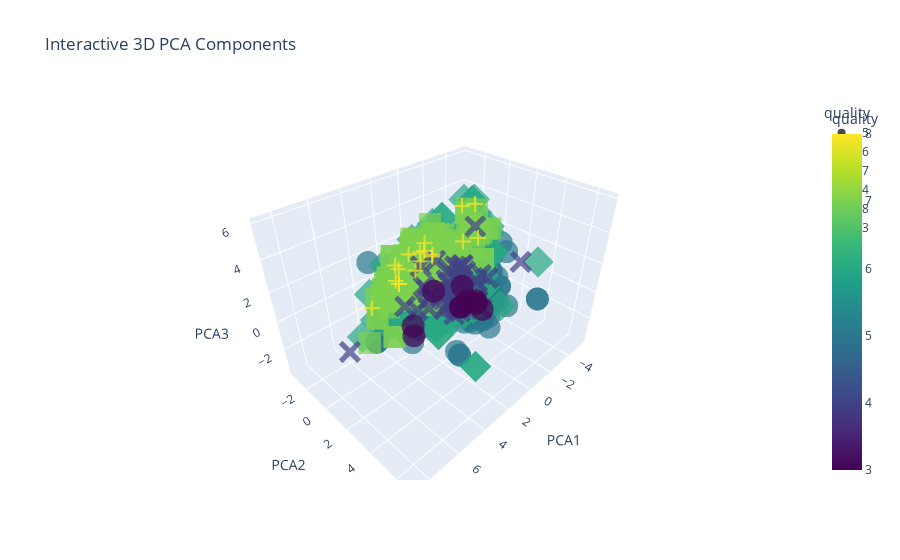

Notebook source saved alongside this figure:
### Code cell
import plotly.express as px

pca = PCA(n_components=3)
X_pca = pca.fit_transform(X_scaled)

# Create a DataFrame with PCA components
pca_df = pd.DataFrame(data=X_pca, columns=['PCA1', 'PCA2', 'PCA3'])

# Concatenate PCA components with target variable
final_df = pd.concat([pca_df, wine_data['quality']], axis=1)

# Create an interactive 3D scatter plot
fig = px.scatter_3d(
    final_df, x='PCA1', y='PCA2', z='PCA3', color='quality', symbol='quality',
    color_continuous_scale='viridis',
    opacity=0.7, title='Interactive 3D PCA Components'
)

# Show the plot
fig.show()

### Figure 1 — Plotly figure (JSON) as saved in the notebook; plotly's stock layout.template omitted (floating-point values rounded to 4 significant figures; data arrays with more than 128 entries replaced by an {"elided": "..."} marker saying what was removed)
{"data": [{"hovertemplate": "quality=%{marker.color}<br>PCA1=%{x}<br>PCA2=%{y}<br>PCA3=%{z}<extra></extra>", "legendgroup": "5", "marker": {"color": {"elided": "681 int values"}, "coloraxis": "coloraxis", "opacity": 0.7, "symbol": "circle"}, "mode": "markers", "name": "5", "scene": "scene", "showlegend": true, "type": "scatter3d", "x": {"elided": "681 float values"}, "y": {"elided": "681 float values"}, "z": {"elided": "681 float values"}}, {"hovertemplate": "quality=%{marker.color}<br>PCA1=%{x}<br>PCA2=%{y}<br>PCA3=%{z}<extra></extra>", "legendgroup": "6", "marker": {"color": {"elided": "638 int values"}, "coloraxis": "coloraxis", "opacity": 0.7, "symbol": "diamond"}, "mode": "markers", "name": "6", "scene": "scene", "showlegend": true, "type": "scatter3d", "x": {"elided": "638 float values"}, "y": {"elided": "638 float values"}, "z": {"elided": "638 float values"}}, {"hovertemplate": "quality=%{marker.color}<br>PCA1=%{x}<br>PCA2=%{y}<br>PCA3=%{z}<extra></extra>", "legendgroup": "7", "marker": {"color": {"elided": "199 int values"}, "coloraxis": "coloraxis", "opacity": 0.7, "symbol": "square"}, "mode": "markers", "name": "7", "scene": "scene", "showlegend": true, "type": "scatter3d", "x": {"elided": "199 float values"}, "y": {"elided": "199 float values"}, "z": {"elided": "199 float values"}}, {"hovertemplate": "quality=%{marker.color}<br>PCA1=%{x}<br>PCA2=%{y}<br>PCA3=%{z}<extra></extra>", "legendgroup": "4", "marker": {"color": [4, 4, 4, 4, 4, 4, 4, 4, 4, 4, 4, 4, 4, 4, 4, 4, 4, 4, 4, 4, 4, 4, 4, 4, 4, 4, 4, 4, 4, 4, 4, 4, 4, 4, 4, 4, 4, 4, 4, 4, 4, 4, 4, 4, 4, 4, 4, 4, 4, 4, 4, 4, 4], "coloraxis": "coloraxis", "opacity": 0.7, "symbol": "x"}, "mode": "markers", "name": "4", "scene": "scene", "showlegend": true, "type": "scatter3d", "x": [-0.7224, -2.987, 0.3509, -4.279, -0.1463, 0.8952, -4.636, 8.653, -0.1121, -1.576, -1.737, -3.217, 0.07851, -1.862, -1.002, 2.865, 1.406, 0.4494, -0.7753, 0.4842, -1.358, -1.527, 0.6283, -0.5388, -2.37, -1.284, -1.535, 1.994, -0.9813, -1.777, 0.144, 2.119, -2.496, -2.588, -1.392, 0.9694, 0.2944, -1.146, -2.376, -3.493, -1.191, 0.3199, -1.503, -1.884, -0.7324, -2.453, -1.246, -2.582, -2.568, -2.974, 0.274, -2.475, -1.181], "y": [0.5047, 0.3197, 0.7157, -1.275, 0.4181, 2.211, 2.36, 2.758, -0.2956, 0.4505, -0.1111, -0.04409, 0.2106, 1.26, 2.332, 0.7985, 0.1748, -0.8478, -0.1972, 1.437, -0.7221, -0.129, 0.9247, -0.4192, -0.3162, -1.998, -1.032, 0.9917, 0.3319, -1.275, 1.013, -1.212, -1.358, 1.406, -0.1202, -0.7229, 1.871, 0.4264, -0.611, 0.1037, 0.5251, -1.65, -0.3066, -0.06972, 0.6409, -1.314, 0.08393, -0.332, 0.6172, -0.8645, -1.221, -0.8017, -0.3719], "z": [-1.747, -2.43, -1.06, 1.873, -1.547, 0.8166, 0.5585, 1.801, -1.092, -1.009, -3.213, -1.381, -0.4426, -1.646, -1.275, -0.09297, -1.065, -1.445, -2.011, -1.358, -1.731, -1.561, 0.964, -2.536, -1.864, 0.2088, -1.206, 0.6425, 0.8344, -0.3675, -1.223, -1.298, -0.4903, -0.1493, -2.745, -0.1035, 2.274, -2.081, 0.001925, -0.9331, -2.162, 0.6446, -2.209, -0.1881, -1.337, -1.29, 0.04451, -1.682, -1.161, -0.8851, -0.9743, -1.519, -1.207]}, {"hovertemplate": "quality=%{marker.color}<br>PCA1=%{x}<br>PCA2=%{y}<br>PCA3=%{z}<extra></extra>", "legendgroup": "8", "marker": {"color": [8, 8, 8, 8, 8, 8, 8, 8, 8, 8, 8, 8, 8, 8, 8, 8, 8, 8], "coloraxis": "coloraxis", "opacity": 0.7, "symbol": "cross"}, "mode": "markers", "name": "8", "scene": "scene", "showlegend": true, "type": "scatter3d", "x": [0.6748, 2.018, -3.636, 4.412, 2.367, 1.927, 1.946, 1.946, -3.533, -1.911, 0.4595, 1.598, -0.821, -0.1821, -3.532, 0.656, -0.3735, -0.5006], "y": [-1.262, -1.721, -0.4459, -1.445, -1.646, -2.183, -1.889, -1.889, -1.828, -0.1693, -2.61, 0.1106, -2.482, -2.227, -0.7337, -1.776, -1.33, -1.424], "z": [1.975, 1.181, 1.6, -0.297, 0.533, 1.189, -0.01025, -0.01025, 3.425, 2.127, 1.179, 3.029, 1.527, 0.5567, 3.917, 0.4306, 1.205, 1.256]}, {"hovertemplate": "quality=%{marker.color}<br>PCA1=%{x}<br>PCA2=%{y}<br>PCA3=%{z}<extra></extra>", "legendgroup": "3", "marker": {"color": [3, 3, 3, 3, 3, 3, 3, 3, 3, 3], "coloraxis": "coloraxis", "opacity": 0.7, "symbol": "circle"}, "mode": "markers", "name": "3", "scene": "scene", "showlegend": true, "type": "scatter3d", "x": [2.752, 2.635, -2.68, 1.626, -1.504, -3.435, -1.395, -1.604, -1.155, -2.297], "y": [0.2161, 0.09257, 0.4644, 0.8567, 0.1134, 0.4077, 0.7658, 1.333, 0.4617, -0.5036], "z": [-1.648, -2.559, -2.505, 0.671, -2.576, -3.655, -1.713, -1.674, -2.198, -1.586]}], "layout": {"coloraxis": {"colorbar": {"title": {"text": "quality"}}, "colorscale": [[0, "#440154"], [0.1111, "#482878"], [0.2222, "#3e4989"], [0.3333, "#31688e"], [0.4444, "#26828e"], [0.5556, "#1f9e89"], [0.6667, "#35b779"], [0.7778, "#6ece58"], [0.8889, "#b5de2b"], [1, "#fde725"]]}, "legend": {"title": {"text": "quality"}, "tracegroupgap": 0}, "scene": {"domain": {"x": [0, 1], "y": [0, 1]}, "xaxis": {"title": {"text": "PCA1"}}, "yaxis": {"title": {"text": "PCA2"}}, "zaxis": {"title": {"text": "PCA3"}}}, "title": {"text": "Interactive 3D PCA Components"}}}
